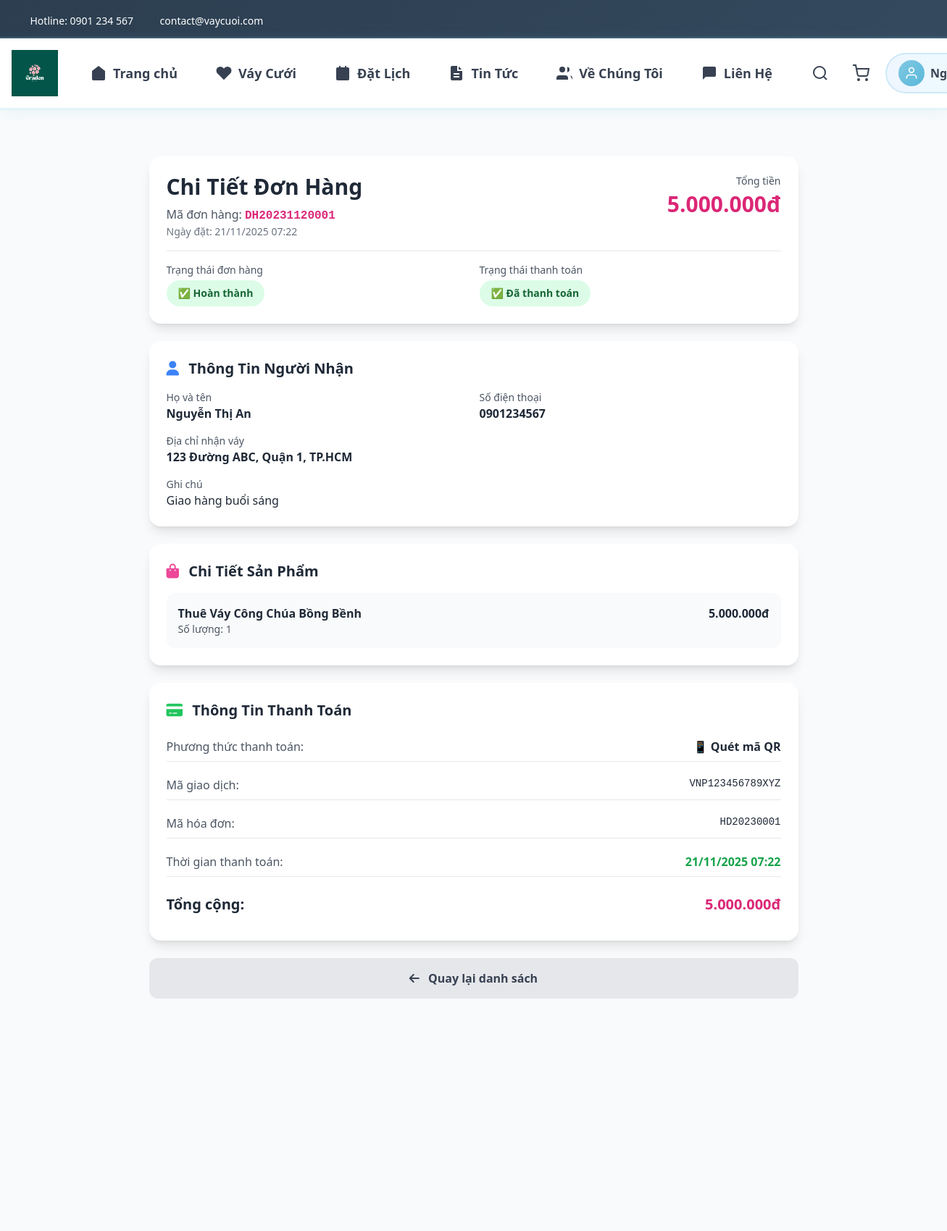
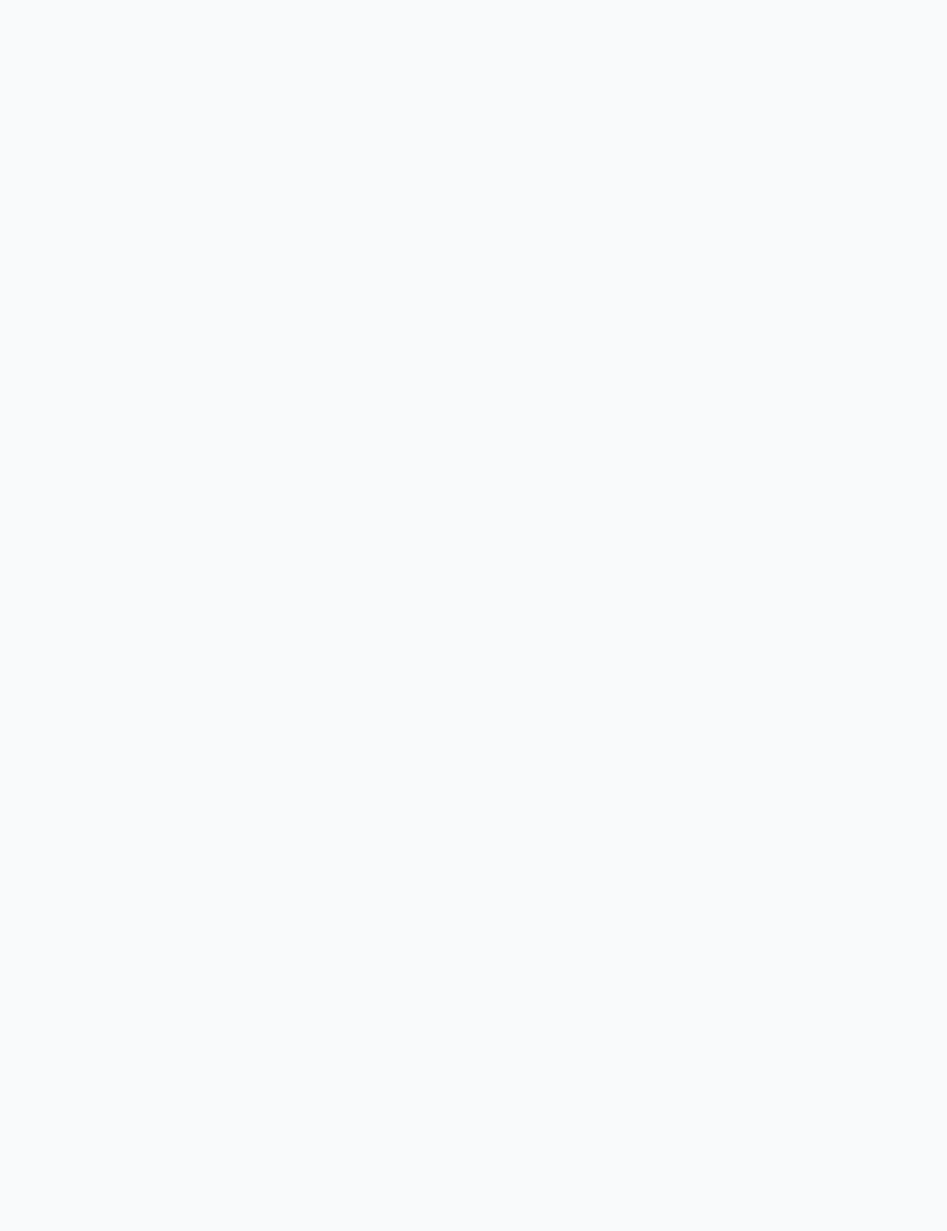
/order-detail.php?id=1 (signed in, upper part), run on the app's committed database (2 pictures, top to bottom).
### tables this page shows
CREATE TABLE thanh_toan (
   id BIGINT AUTO_INCREMENT PRIMARY KEY,
   hoa_don_id BIGINT NULL,
   don_hang_id BIGINT NULL,
   payment_gateway VARCHAR(100) NULL,
   transaction_id VARCHAR(255) NULL,
   amount DECIMAL(14,2) NOT NULL,
   status ENUM('initiated','success','failed','refunded') DEFAULT 'initiated',
   paid_at TIMESTAMP NULL,
   created_at TIMESTAMP DEFAULT CURRENT_TIMESTAMP,
   FOREIGN KEY (hoa_don_id) REFERENCES hoa_don(id) ON DELETE SET NULL,
   FOREIGN KEY (don_hang_id) REFERENCES don_hang(id) ON DELETE SET NULL,
   INDEX idx_tx (transaction_id)  
);

CREATE TABLE don_hang (
   id BIGINT AUTO_INCREMENT PRIMARY KEY,
   ma_don_hang VARCHAR(50) UNIQUE COMMENT 'Mã đơn hàng duy nhất',
   nguoi_dung_id BIGINT NULL,
   ho_ten VARCHAR(255) NOT NULL COMMENT 'Họ tên người nhận',
   so_dien_thoai VARCHAR(30) NOT NULL COMMENT 'Số điện thoại người nhận',
   dia_chi TEXT NOT NULL COMMENT 'Địa chỉ nhận váy',
   ghi_chu TEXT NULL COMMENT 'Ghi chú đơn hàng',
   tong_tien DECIMAL(14,2) NOT NULL,
   trang_thai ENUM('pending','processing','completed','cancelled') DEFAULT 'pending',
   phuong_thuc_thanh_toan VARCHAR(50) DEFAULT 'qr_code' COMMENT 'Phương thức thanh toán',
   trang_thai_thanh_toan ENUM('pending','paid','failed','expired') DEFAULT 'pending' COMMENT 'Trạng thái thanh toán',
   created_at TIMESTAMP DEFAULT CURRENT_TIMESTAMP,
   updated_at TIMESTAMP NULL ON UPDATE CURRENT_TIMESTAMP,
   FOREIGN KEY (nguoi_dung_id) REFERENCES nguoi_dung(id) ON DELETE SET NULL,
   INDEX idx_ma_don_hang (ma_don_hang),
   INDEX idx_trang_thai (trang_thai),
   INDEX idx_trang_thai_thanh_toan (trang_thai_thanh_toan)
);

CREATE TABLE chi_tiet_hoa_don (
   id BIGINT AUTO_INCREMENT PRIMARY KEY,
   hoa_don_id BIGINT NOT NULL,
   vay_id BIGINT NULL,
   description TEXT,
   amount DECIMAL(12,2) NOT NULL,
   quantity INT DEFAULT 1,
   FOREIGN KEY (hoa_don_id) REFERENCES hoa_don(id) ON DELETE CASCADE,
   FOREIGN KEY (vay_id) REFERENCES vay_cuoi(id) ON DELETE SET NULL
);

CREATE TABLE hoa_don (
   id BIGINT AUTO_INCREMENT PRIMARY KEY,
   don_hang_id BIGINT UNIQUE NOT NULL,
   nguoi_dung_id BIGINT NULL,
   ma_hoa_don VARCHAR(100) UNIQUE,
   tong_thanh_toan DECIMAL(14,2) NOT NULL,
   status ENUM('unpaid','paid','partially_paid','cancelled') DEFAULT 'unpaid',
   created_at TIMESTAMP DEFAULT CURRENT_TIMESTAMP,
   FOREIGN KEY (don_hang_id) REFERENCES don_hang(id) ON DELETE CASCADE,
   FOREIGN KEY (nguoi_dung_id) REFERENCES nguoi_dung(id) ON DELETE SET NULL
);

### order-detail.php (the view, shortened to what this page needs)
<?php
require_once 'includes/config.php';
$user_id = $_SESSION['user_id'];
$order_id = intval($_GET['id'] ?? 0);
$order_query = $conn->prepare("SELECT
    dh.*,
    t.transaction_id,
    t.status as payment_status,
    t.paid_at,
    t.amount as payment_amount,
    hd.ma_hoa_don,
    TIMESTAMPDIFF(MINUTE, dh.created_at, NOW()) as minutes_ago
FROM don_hang dh
LEFT JOIN thanh_toan t ON dh.id = t.don_hang_id
LEFT JOIN hoa_don hd ON dh.id = hd.don_hang_id
WHERE dh.id = ? AND dh.nguoi_dung_id = ?");
$order_query->bind_param("ii", $order_id, $user_id);
$order_query->execute();
$order_result = $order_query->get_result();
$order = $order_result->fetch_assoc();
$details_query = $conn->prepare("SELECT * FROM chi_tiet_hoa_don WHERE hoa_don_id = (SELECT id FROM hoa_don WHERE don_hang_id = ?)");
$details_query->bind_param("i", $order_id);
$details_query->execute();
$details = $details_query->get_result();
require_once 'includes/header.php';
?>
<section class="py-16 bg-gray-50 min-h-screen">
    <div class="container mx-auto px-4">
        <div class="max-w-4xl mx-auto">
            <div class="bg-white rounded-2xl shadow-lg p-6 mb-6">
                <div class="flex justify-between items-start mb-4">
                    <div>
                        <h1 class="text-3xl font-bold text-gray-800 mb-2">
                            Chi Tiết Đơn Hàng
                        </h1>
                        <p class="text-gray-600">
                            Mã đơn hàng: <span class="font-mono font-bold text-pink-600"><?php echo htmlspecialchars($order['ma_don_hang']); ?></span>
                        </p>
                        <p class="text-sm text-gray-500">
                            Ngày đặt: <?php echo date('d/m/Y H:i', strtotime($order['created_at'])); ?>
                        </p>
                    </div>
                    <div class="text-right">
                        <p class="text-sm text-gray-600 mb-1">Tổng tiền</p>
                        <p class="text-3xl font-bold text-pink-600">
                            <?php echo number_format($order['tong_tien'], 0, ',', '.'); ?>đ
                        </p>
                    </div>
                </div>
                <div class="grid md:grid-cols-2 gap-4 pt-4 border-t">
                    <div>
                        <p class="text-sm text-gray-600 mb-1">Trạng thái đơn hàng</p>
                        <span class="inline-block px-4 py-2 rounded-full text-sm font-bold
                            <?php
                            switch($order['trang_thai']) {
                                case 'completed': echo 'bg-green-100 text-green-800'; break;
                            }
                            ?>">
                            <?php
                            switch($order['trang_thai']) {
                                case 'completed': echo '✅ Hoàn thành'; break;
                            }
                            ?>
                        </span>
                    </div>
                    <div>
                        <p class="text-sm text-gray-600 mb-1">Trạng thái thanh toán</p>
                        <span class="inline-block px-4 py-2 rounded-full text-sm font-bold
                            <?php
                            switch($order['trang_thai_thanh_toan']) {
                                case 'paid': echo 'bg-green-100 text-green-800'; break;
                            }
                            ?>">
                            <?php
                            switch($order['trang_thai_thanh_toan']) {
                                case 'paid': echo '✅ Đã thanh toán'; break;
                            }
                            ?>
                        </span>
                    </div>
                </div>
            </div>
            <div class="bg-white rounded-2xl shadow-lg p-6 mb-6">
                <h2 class="text-xl font-bold text-gray-800 mb-4">
                    <i class="fas fa-user text-blue-500 mr-2"></i>
                    Thông Tin Người Nhận
                </h2>
                <div class="grid md:grid-cols-2 gap-4">
                    <div>
                        <p class="text-sm text-gray-600">Họ và tên</p>
                        <p class="font-semibold text-gray-800"><?php echo htmlspecialchars($order['ho_ten']); ?></p>
                    </div>
                    <div>
                        <p class="text-sm text-gray-600">Số điện thoại</p>
                        <p class="font-semibold text-gray-800"><?php echo htmlspecialchars($order['so_dien_thoai']); ?></p>
                    </div>
                    <div class="md:col-span-2">
                        <p class="text-sm text-gray-600">Địa chỉ nhận váy</p>
                        <p class="font-semibold text-gray-800"><?php echo htmlspecialchars($order['dia_chi']); ?></p>
                    </div>
                    <?php if (!empty($order['ghi_chu'])): ?>
                    <div class="md:col-span-2">
                        <p class="text-sm text-gray-600">Ghi chú</p>
                        <p class="text-gray-800"><?php echo htmlspecialchars($order['ghi_chu']); ?></p>
                    </div>
                    <?php endif; ?>
                </div>
            </div>
            <div class="bg-white rounded-2xl shadow-lg p-6 mb-6">
                <h2 class="text-xl font-bold text-gray-800 mb-4">
                    <i class="fas fa-shopping-bag text-pink-500 mr-2"></i>
                    Chi Tiết Sản Phẩm
                </h2>
                <div class="space-y-4">
                    <?php if ($details && $details->num_rows > 0): ?>
                        <?php while ($item = $details->fetch_assoc()): ?>
                        <div class="flex justify-between items-start p-4 bg-gray-50 rounded-xl">
                            <div class="flex-1">
                                <p class="font-semibold text-gray-800"><?php echo htmlspecialchars($item['description']); ?></p>
                                <p class="text-sm text-gray-600">Số lượng: <?php echo $item['quantity']; ?></p>
                            </div>
                            <p class="font-bold text-gray-800"><?php echo number_format($item['amount'], 0, ',', '.'); ?>đ</p>
                        </div>
                        <?php endwhile; ?>
                    <?php else: ?>
                        <p class="text-gray-600">Không có chi tiết sản phẩm</p>
                    <?php endif; ?>
                </div>
            </div>
            <div class="bg-white rounded-2xl shadow-lg p-6 mb-6">
                <h2 class="text-xl font-bold text-gray-800 mb-4">
                    <i class="fas fa-credit-card text-green-500 mr-2"></i>
                    Thông Tin Thanh Toán
                </h2>
                <div class="space-y-3">
                    <div class="flex justify-between py-2 border-b">
                        <span class="text-gray-600">Phương thức thanh toán:</span>
                        <span class="font-semibold text-gray-800">
                            <?php
                            switch($order['phuong_thuc_thanh_toan']) {
                                case 'qr_code': echo '📱 Quét mã QR'; break;
                            }
                            ?>
                        </span>
                    </div>
                    <?php if (!empty($order['transaction_id'])): ?>
                    <div class="flex justify-between py-2 border-b">
                        <span class="text-gray-600">Mã giao dịch:</span>
                        <span class="font-mono text-sm text-gray-800"><?php echo htmlspecialchars($order['transaction_id']); ?></span>
                    </div>
                    <?php endif; ?>
                    <?php if (!empty($order['ma_hoa_don'])): ?>
                    <div class="flex justify-between py-2 border-b">
                        <span class="text-gray-600">Mã hóa đơn:</span>
                        <span class="font-mono text-sm text-gray-800"><?php echo htmlspecialchars($order['ma_hoa_don']); ?></span>
                    </div>
                    <?php endif; ?>
                    <?php if ($order['paid_at']): ?>
                    <div class="flex justify-between py-2 border-b">
                        <span class="text-gray-600">Thời gian thanh toán:</span>
                        <span class="font-semibold text-green-600">
                            <?php echo date('d/m/Y H:i', strtotime($order['paid_at'])); ?>
                        </span>
                    </div>
                    <?php endif; ?>
                    <div class="flex justify-between py-3 text-xl font-bold">
                        <span class="text-gray-800">Tổng cộng:</span>
                        <span class="text-pink-600"><?php echo number_format($order['tong_tien'], 0, ',', '.'); ?>đ</span>
                    </div>
                </div>
            </div>
            <div class="flex gap-4">
                <a href="my-orders.php" class="flex-1 bg-gray-200 text-gray-700 px-6 py-4 rounded-xl font-bold text-center hover:bg-gray-300 transition-all">
                    <i class="fas fa-arrow-left mr-2"></i>
                    Quay lại danh sách
                </a>
            </div>
        </div>
    </div>
</section>
<?php require_once 'includes/footer.php'; ?>

### assets/css/style.css (style rules this page uses)
* { margin: 0; padding: 0; box-sizing: border-box; }
:root { --primary-color: #7ec8e3; --secondary-color: #d4f1f9; --accent-color: #5ab8d9; --text-dark: #2c3e50; --text-light: #6c757d; --border-color: #d4e9f0; --bg-light: #f0f9fc; --white: #ffffff; --success: #5cb85c; --danger: #d9534f; --shadow: 0 2px 15px rgba(126, 200, 227, 0.15); --shadow-hover: 0 5px 25px rgba(126, 200, 227, 0.25); }
body { font-family: 'Segoe UI', Tahoma, Geneva, Verdana, sans-serif; color: var(--text-dark); line-height: 1.6; background: #e8f6fa; }
a { text-decoration: none; color: inherit; transition: all 0.3s ease; }
.container { max-width: 1200px; margin: 0 auto; padding: 0 20px; }
section { position: relative; z-index: 1; }
body { padding-top: 0; }
.main-content > *:first-child { margin-top: 0; }
section { padding: 80px 0 60px 0; }
.text-center { text-align: center; }

### assets/css/responsive.css (style rules this page uses)
body { overflow-x: hidden; }
html { scroll-behavior: smooth; }

### data on the page
thanh_toan: don_hang.ma_don_hang "DH20231120001", don_hang.created_at "21/11/2025 07:22", don_hang.tong_tien "5.000.000", don_hang.ho_ten "Nguyễn Thị An", don_hang.so_dien_thoai "0901234567", don_hang.dia_chi "123 Đường ABC, Quận 1, TP.HCM", don_hang.ghi_chu "Giao hàng buổi sáng", transaction "VNP123456789XYZ", hoa_don.ma_hoa_don "HD20230001", paid_at "21/11/2025 07:22"
chi_tiet_hoa_don: description "Thuê Váy Công Chúa Bồng Bềnh", quantity "1", amount "5.000.000"
